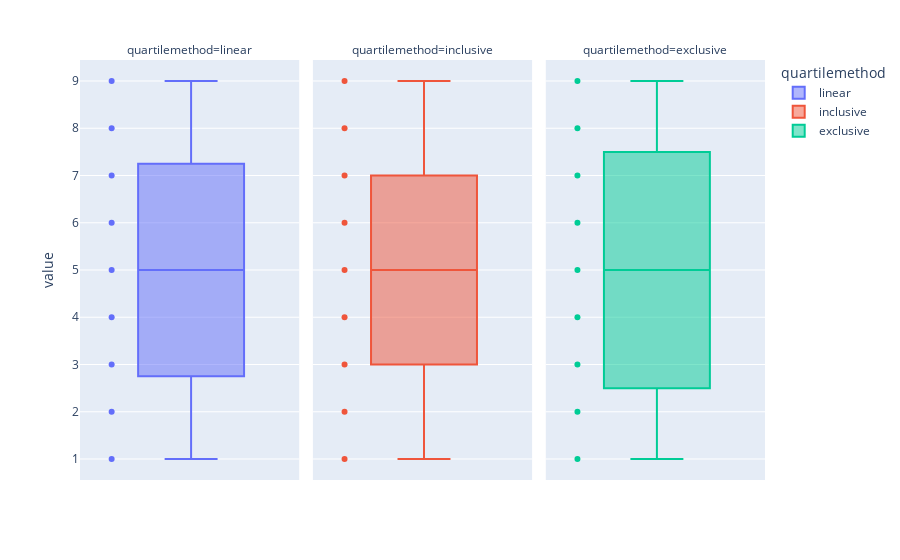

Notebook source saved alongside this figure:
### Markdown cell above
### Difference Between Quartile Algorithms
It can sometimes be difficult to see the difference between the linear, inclusive, and exclusive algorithms for computing quartiles. In the following example, the same dataset is visualized using each of the three different quartile computation algorithms.

### Code cell
data = [1,2,3,4,5,6,7,8,9]
df = pd.DataFrame(dict(
    linear=data,
    inclusive=data,
    exclusive=data
)).melt(var_name="quartilemethod")


fig = px.box(df, y="value", facet_col="quartilemethod", color="quartilemethod",
             boxmode="overlay", points='all')

fig.update_traces(quartilemethod="linear", jitter=0, col=1)
fig.update_traces(quartilemethod="inclusive", jitter=0, col=2)
fig.update_traces(quartilemethod="exclusive", jitter=0, col=3)

fig.show()

### Figure 1 — Plotly figure (JSON) as saved in the notebook; plotly's stock layout.template omitted (floating-point values rounded to 4 significant figures)
{"data": [{"alignmentgroup": "True", "boxpoints": "all", "hovertemplate": "quartilemethod=linear<br>value=%{y}<extra></extra>", "jitter": 0, "legendgroup": "linear", "marker": {"color": "#636efa"}, "name": "linear", "notched": false, "offsetgroup": "linear", "orientation": "v", "quartilemethod": "linear", "showlegend": true, "type": "box", "x0": " ", "xaxis": "x", "y": [1, 2, 3, 4, 5, 6, 7, 8, 9], "y0": " ", "yaxis": "y"}, {"alignmentgroup": "True", "boxpoints": "all", "hovertemplate": "quartilemethod=inclusive<br>value=%{y}<extra></extra>", "jitter": 0, "legendgroup": "inclusive", "marker": {"color": "#EF553B"}, "name": "inclusive", "notched": false, "offsetgroup": "inclusive", "orientation": "v", "quartilemethod": "inclusive", "showlegend": true, "type": "box", "x0": " ", "xaxis": "x2", "y": [1, 2, 3, 4, 5, 6, 7, 8, 9], "y0": " ", "yaxis": "y2"}, {"alignmentgroup": "True", "boxpoints": "all", "hovertemplate": "quartilemethod=exclusive<br>value=%{y}<extra></extra>", "jitter": 0, "legendgroup": "exclusive", "marker": {"color": "#00cc96"}, "name": "exclusive", "notched": false, "offsetgroup": "exclusive", "orientation": "v", "quartilemethod": "exclusive", "showlegend": true, "type": "box", "x0": " ", "xaxis": "x3", "y": [1, 2, 3, 4, 5, 6, 7, 8, 9], "y0": " ", "yaxis": "y3"}], "layout": {"annotations": [{"font": {}, "showarrow": false, "text": "quartilemethod=linear", "x": 0.16, "xanchor": "center", "xref": "paper", "y": 1, "yanchor": "bottom", "yref": "paper"}, {"font": {}, "showarrow": false, "text": "quartilemethod=inclusive", "x": 0.5, "xanchor": "center", "xref": "paper", "y": 1, "yanchor": "bottom", "yref": "paper"}, {"font": {}, "showarrow": false, "text": "quartilemethod=exclusive", "x": 0.84, "xanchor": "center", "xref": "paper", "y": 1, "yanchor": "bottom", "yref": "paper"}], "boxmode": "overlay", "legend": {"title": {"text": "quartilemethod"}, "tracegroupgap": 0}, "margin": {"t": 60}, "xaxis": {"anchor": "y", "domain": [0, 0.32]}, "xaxis2": {"anchor": "y2", "domain": [0.34, 0.66], "matches": "x"}, "xaxis3": {"anchor": "y3", "domain": [0.68, 1.0], "matches": "x"}, "yaxis": {"anchor": "x", "domain": [0, 1], "title": {"text": "value"}}, "yaxis2": {"anchor": "x2", "domain": [0, 1], "matches": "y", "showticklabels": false}, "yaxis3": {"anchor": "x3", "domain": [0, 1], "matches": "y", "showticklabels": false}}}
